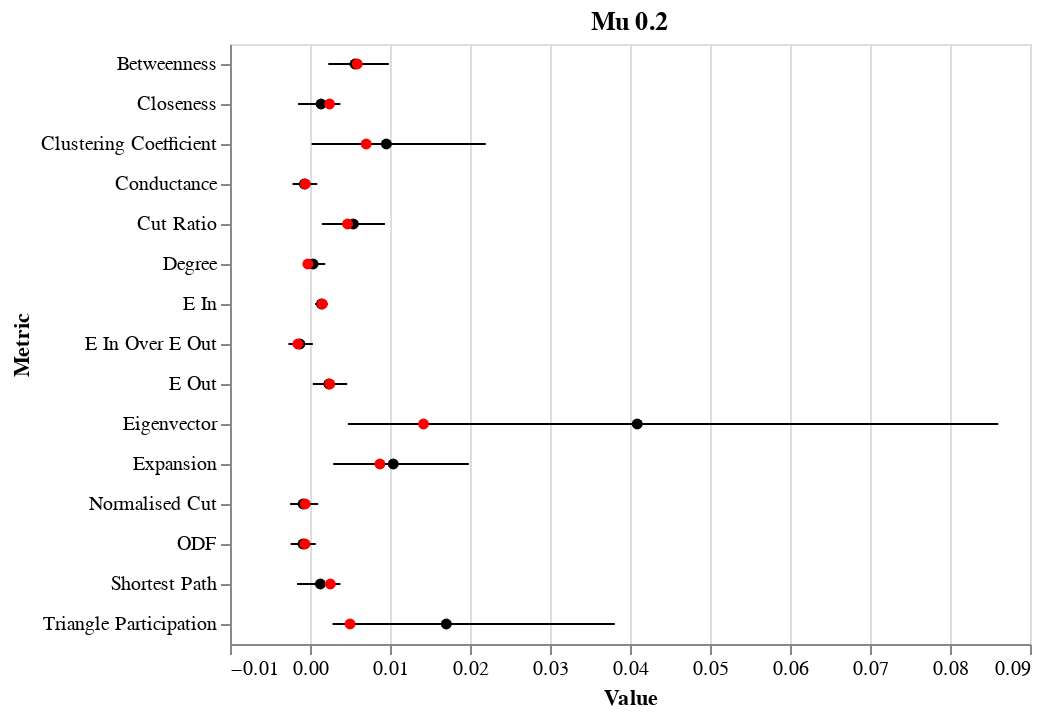
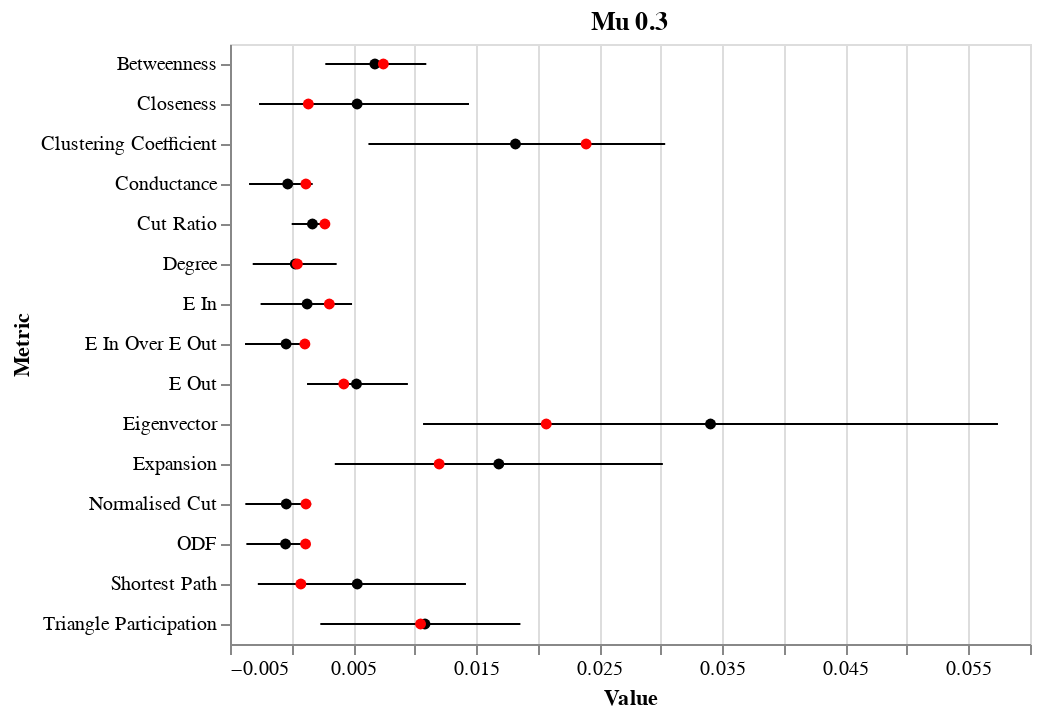
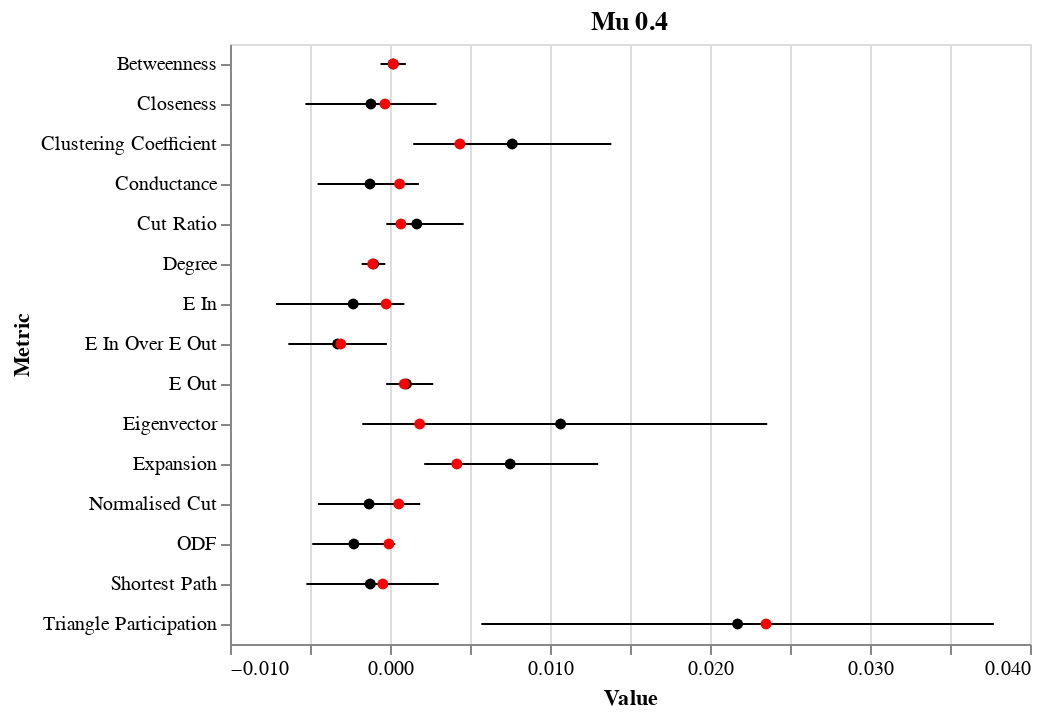

The notebook cell saved with these charts, in order:
### Code cell
for mu in [2, 3, 4]:
    mu_feature_importances = {'Metric': [], 'Value': []}
    for graph in [1, 2, 3, 4, 5]:
        with open('Community_Data/Louvain/Results/mu_0_{0}/graph_0{1}/results'.format(mu, graph), 'rb') as f:
            results = pickle.load(f)
        perm_importances = results['Feature Importances']
        for feat, val in perm_importances.items():
            mu_feature_importances['Metric'].append(feat)
            mu_feature_importances['Value'].append(val)
    mu_feature_importances = pd.DataFrame(data=mu_feature_importances)
    error_bars = alt.Chart(mu_feature_importances).mark_errorbar(extent='ci').encode(
      x=alt.X('Value:Q', scale=alt.Scale(zero=False)),
      y=alt.Y('Metric:N')
    )


    mean_points = alt.Chart(mu_feature_importances).mark_point(filled=True, color='black').encode(
      x=alt.X('Value:Q', aggregate='mean'),
      y=alt.Y('Metric:N'),
    )
    
    median_points = alt.Chart(mu_feature_importances).mark_point(filled=True, color='red').encode(
      x=alt.X('Value:Q', aggregate='median'),
      y=alt.Y('Metric:N'),
    )

    final_plot = (error_bars + mean_points + median_points).properties(
        title='Mu 0.{0}'.format(mu)
    )

    final_plot.display()

### Figure 1 — Vega-Lite specification as saved in the notebook (floating-point values rounded to 4 significant figures)
{"config": {"view": {"continuousWidth": 400, "continuousHeight": 300}}, "layer": [{"mark": {"type": "errorbar", "extent": "ci"}, "encoding": {"x": {"type": "quantitative", "field": "Value", "scale": {"zero": false}}, "y": {"type": "nominal", "field": "Metric"}}}, {"mark": {"type": "point", "color": "black", "filled": true}, "encoding": {"x": {"type": "quantitative", "aggregate": "mean", "field": "Value"}, "y": {"type": "nominal", "field": "Metric"}}}, {"mark": {"type": "point", "color": "red", "filled": true}, "encoding": {"x": {"type": "quantitative", "aggregate": "median", "field": "Value"}, "y": {"type": "nominal", "field": "Metric"}}}], "data": {"name": "data-b8dd54b237d6e4409438cd8dd206e254"}, "title": "Mu 0.2", "$schema": "https://vega.github.io/schema/vega-lite/v4.0.2.json", "datasets": {"data-b8dd54b237d6e4409438cd8dd206e254": [{"Metric": "Degree", "Value": -0.000478}, {"Metric": "Clustering Coefficient", "Value": 0.03311}, {"Metric": "Betweenness", "Value": 0.005922}, {"Metric": "Closeness", "Value": 0.004081}, {"Metric": "Shortest Path", "Value": 0.003704}, {"Metric": "Eigenvector", "Value": 0.131}, {"Metric": "E In", "Value": 0.001547}, {"Metric": "E Out", "Value": 0.002467}, {"Metric": "E In Over E Out", "Value": -0.002663}, {"Metric": "ODF", "Value": -0.002295}, {"Metric": "Expansion", "Value": 0.00874}, {"Metric": "Cut Ratio", "Value": 0.004698}, {"Metric": "Conductance", "Value": -0.002283}, {"Metric": "Normalised Cut", "Value": -0.0024}, {"Metric": "Triangle Participation", "Value": 0.003876}, {"Metric": "Degree", "Value": 0.000587}, {"Metric": "Clustering Coefficient", "Value": -4.3e-05}, {"Metric": "Betweenness", "Value": 0.005908}, {"Metric": "Closeness", "Value": 0.002446}, {"Metric": "Shortest Path", "Value": 0.002547}, {"Metric": "Eigenvector", "Value": 0.003096}, {"Metric": "E In", "Value": 0.001035}, {"Metric": "E Out", "Value": -5.6e-05}, {"Metric": "E In Over E Out", "Value": -0.001516}, {"Metric": "ODF", "Value": -0.000621}, {"Metric": "Expansion", "Value": 0.003956}, {"Metric": "Cut Ratio", "Value": 0.001546}, {"Metric": "Conductance", "Value": -0.000579}, {"Metric": "Normalised Cut", "Value": -0.0006}, {"Metric": "Triangle Participation", "Value": 0.005006}, {"Metric": "Degree", "Value": -0.000272}, {"Metric": "Clustering Coefficient", "Value": -0.002954}, {"Metric": "Betweenness", "Value": 2.3e-05}, {"Metric": "Closeness", "Value": 0.000142}, {"Metric": "Shortest Path", "Value": 0.000134}, {"Metric": "Eigenvector", "Value": 0.000181}, {"Metric": "E In", "Value": 3.4e-05}, {"Metric": "E Out", "Value": -0.000296}, {"Metric": "E In Over E Out", "Value": -0.000784}, {"Metric": "ODF", "Value": -0.000427}, {"Metric": "Expansion", "Value": 0.000564}, {"Metric": "Cut Ratio", "Value": -0.000204}, {"Metric": "Conductance", "Value": -0.000344}, {"Metric": "Normalised Cut", "Value": -0.000388}, {"Metric": "Triangle Participation", "Value": 0.000662}, {"Metric": "Degree", "Value": -0.00134}, {"Metric": "Clustering Coefficient", "Value": 0.0106}, {"Metric": "Betweenness", "Value": 0.002741}, {"Metric": "Closeness", "Value": -0.003943}, {"Metric": "Shortest Path", "Value": -0.004155}, {"Metric": "Eigenvector", "Value": 0.01419}, {"Metric": "E In", "Value": 0.00175}, {"Metric": "E Out", "Value": 0.006952}, {"Metric": "E In Over E Out", "Value": 0.001951}, {"Metric": "ODF", "Value": 0.002417}, {"Metric": "Expansion", "Value": 0.008864}, {"Metric": "Cut Ratio", "Value": 0.008751}, {"Metric": "Conductance", "Value": 0.002592}, {"Metric": "Normalised Cut", "Value": 0.002613}, {"Metric": "Triangle Participation", "Value": 0.01859}, {"Metric": "Degree", "Value": 0.003418}, {"Metric": "Clustering Coefficient", "Value": 0.007027}, {"Metric": "Betweenness", "Value": 0.01354}, {"Metric": "Closeness", "Value": 0.004179}, {"Metric": "Shortest Path", "Value": 0.004251}, {"Metric": "Eigenvector", "Value": 0.05606}, {"Metric": "E In", "Value": 0.002779}, {"Metric": "E Out", "Value": 0.002706}, {"Metric": "E In Over E Out", "Value": -0.003314}, {"Metric": "ODF", "Value": -0.003454}, {"Metric": "Expansion", "Value": 0.02991}, {"Metric": "Cut Ratio", "Value": 0.01232}, {"Metric": "Conductance", "Value": -0.002899}, {"Metric": "Normalised Cut", "Value": -0.003509}, {"Metric": "Triangle Participation", "Value": 0.05706}]}}

### Figure 2 — Vega-Lite specification as saved in the notebook (floating-point values rounded to 4 significant figures)
{"config": {"view": {"continuousWidth": 400, "continuousHeight": 300}}, "layer": [{"mark": {"type": "errorbar", "extent": "ci"}, "encoding": {"x": {"type": "quantitative", "field": "Value", "scale": {"zero": false}}, "y": {"type": "nominal", "field": "Metric"}}}, {"mark": {"type": "point", "color": "black", "filled": true}, "encoding": {"x": {"type": "quantitative", "aggregate": "mean", "field": "Value"}, "y": {"type": "nominal", "field": "Metric"}}}, {"mark": {"type": "point", "color": "red", "filled": true}, "encoding": {"x": {"type": "quantitative", "aggregate": "median", "field": "Value"}, "y": {"type": "nominal", "field": "Metric"}}}], "data": {"name": "data-6b08de1ce290ecfb85dfa549c412a9c0"}, "title": "Mu 0.3", "$schema": "https://vega.github.io/schema/vega-lite/v4.0.2.json", "datasets": {"data-6b08de1ce290ecfb85dfa549c412a9c0": [{"Metric": "Degree", "Value": 0.00074}, {"Metric": "Clustering Coefficient", "Value": 0.03741}, {"Metric": "Betweenness", "Value": 0.007459}, {"Metric": "Closeness", "Value": 0.01285}, {"Metric": "Shortest Path", "Value": 0.01336}, {"Metric": "Eigenvector", "Value": 0.06511}, {"Metric": "E In", "Value": 0.00307}, {"Metric": "E Out", "Value": 0.008862}, {"Metric": "E In Over E Out", "Value": 0.001388}, {"Metric": "ODF", "Value": -8.6e-05}, {"Metric": "Expansion", "Value": 0.03352}, {"Metric": "Cut Ratio", "Value": 0.00271}, {"Metric": "Conductance", "Value": 0.000175}, {"Metric": "Normalised Cut", "Value": 0.000328}, {"Metric": "Triangle Participation", "Value": 0.02167}, {"Metric": "Degree", "Value": -0.00545}, {"Metric": "Clustering Coefficient", "Value": 0.02619}, {"Metric": "Betweenness", "Value": 0.008721}, {"Metric": "Closeness", "Value": -0.00739}, {"Metric": "Shortest Path", "Value": -0.006864}, {"Metric": "Eigenvector", "Value": 0.01833}, {"Metric": "E In", "Value": -0.006281}, {"Metric": "E Out", "Value": 0.01265}, {"Metric": "E In Over E Out", "Value": -0.007106}, {"Metric": "ODF", "Value": -0.006655}, {"Metric": "Expansion", "Value": 0.0359}, {"Metric": "Cut Ratio", "Value": 0.003483}, {"Metric": "Conductance", "Value": -0.006603}, {"Metric": "Normalised Cut", "Value": -0.007038}, {"Metric": "Triangle Participation", "Value": 0.01885}, {"Metric": "Degree", "Value": 0.005917}, {"Metric": "Clustering Coefficient", "Value": 0.002168}, {"Metric": "Betweenness", "Value": 0.002056}, {"Metric": "Closeness", "Value": 0.01971}, {"Metric": "Shortest Path", "Value": 0.01943}, {"Metric": "Eigenvector", "Value": 0.0207}, {"Metric": "E In", "Value": 0.007519}, {"Metric": "E Out", "Value": 0.001273}, {"Metric": "E In Over E Out", "Value": 0.001528}, {"Metric": "ODF", "Value": 0.001706}, {"Metric": "Expansion", "Value": 0.006673}, {"Metric": "Cut Ratio", "Value": 0.00073}, {"Metric": "Conductance", "Value": 0.002376}, {"Metric": "Normalised Cut", "Value": 0.002072}, {"Metric": "Triangle Participation", "Value": 0.01048}, {"Metric": "Degree", "Value": 0.000474}, {"Metric": "Clustering Coefficient", "Value": 0.02394}, {"Metric": "Betweenness", "Value": 0.01466}, {"Metric": "Closeness", "Value": 0.001365}, {"Metric": "Shortest Path", "Value": 0.000758}, {"Metric": "Eigenvector", "Value": 0.06804}, {"Metric": "E In", "Value": 0.003208}, {"Metric": "E Out", "Value": 0.004244}, {"Metric": "E In Over E Out", "Value": 0.000893}, {"Metric": "ODF", "Value": 0.00145}, {"Metric": "Expansion", "Value": 0.012}, {"Metric": "Cut Ratio", "Value": 0.002951}, {"Metric": "Conductance", "Value": 0.001336}, {"Metric": "Normalised Cut", "Value": 0.001329}, {"Metric": "Triangle Participation", "Value": 0.009087}, {"Metric": "Degree", "Value": -0.000159}, {"Metric": "Clustering Coefficient", "Value": 0.001265}, {"Metric": "Betweenness", "Value": 0.00098}, {"Metric": "Closeness", "Value": 0.00011}, {"Metric": "Shortest Path", "Value": 1.1e-05}, {"Metric": "Eigenvector", "Value": -0.001963}, {"Metric": "E In", "Value": -0.001183}, {"Metric": "E Out", "Value": -0.000642}, {"Metric": "E In Over E Out", "Value": 0.001084}, {"Metric": "ODF", "Value": 0.00114}, {"Metric": "Expansion", "Value": -0.003886}, {"Metric": "Cut Ratio", "Value": -0.001383}, {"Metric": "Conductance", "Value": 0.001167}, {"Metric": "Normalised Cut", "Value": 0.00117}, {"Metric": "Triangle Participation", "Value": -0.00588}]}}

### Figure 3 — Vega-Lite specification as saved in the notebook (floating-point values rounded to 4 significant figures)
{"config": {"view": {"continuousWidth": 400, "continuousHeight": 300}}, "layer": [{"mark": {"type": "errorbar", "extent": "ci"}, "encoding": {"x": {"type": "quantitative", "field": "Value", "scale": {"zero": false}}, "y": {"type": "nominal", "field": "Metric"}}}, {"mark": {"type": "point", "color": "black", "filled": true}, "encoding": {"x": {"type": "quantitative", "aggregate": "mean", "field": "Value"}, "y": {"type": "nominal", "field": "Metric"}}}, {"mark": {"type": "point", "color": "red", "filled": true}, "encoding": {"x": {"type": "quantitative", "aggregate": "median", "field": "Value"}, "y": {"type": "nominal", "field": "Metric"}}}], "data": {"name": "data-9cee94e0e657f1f4fb43a08f3960c0ca"}, "title": "Mu 0.4", "$schema": "https://vega.github.io/schema/vega-lite/v4.0.2.json", "datasets": {"data-9cee94e0e657f1f4fb43a08f3960c0ca": [{"Metric": "Degree", "Value": -0.002448}, {"Metric": "Clustering Coefficient", "Value": -0.000394}, {"Metric": "Betweenness", "Value": 0.001443}, {"Metric": "Closeness", "Value": -0.006501}, {"Metric": "Shortest Path", "Value": -0.006741}, {"Metric": "Eigenvector", "Value": 0.03287}, {"Metric": "E In", "Value": -0.002033}, {"Metric": "E Out", "Value": -1.2e-05}, {"Metric": "E In Over E Out", "Value": -0.005923}, {"Metric": "ODF", "Value": -0.006011}, {"Metric": "Expansion", "Value": 0.01603}, {"Metric": "Cut Ratio", "Value": 0.000999}, {"Metric": "Conductance", "Value": -0.006538}, {"Metric": "Normalised Cut", "Value": -0.006564}, {"Metric": "Triangle Participation", "Value": 0.04843}, {"Metric": "Degree", "Value": -0.001082}, {"Metric": "Clustering Coefficient", "Value": 0.01597}, {"Metric": "Betweenness", "Value": -0.000621}, {"Metric": "Closeness", "Value": -0.000312}, {"Metric": "Shortest Path", "Value": -0.000447}, {"Metric": "Eigenvector", "Value": -0.000681}, {"Metric": "E In", "Value": -0.000243}, {"Metric": "E Out", "Value": 0.000894}, {"Metric": "E In Over E Out", "Value": -0.003076}, {"Metric": "ODF", "Value": -6.8e-05}, {"Metric": "Expansion", "Value": 0.004177}, {"Metric": "Cut Ratio", "Value": 0.000684}, {"Metric": "Conductance", "Value": 0.003066}, {"Metric": "Normalised Cut", "Value": 0.003052}, {"Metric": "Triangle Participation", "Value": 0.0235}, {"Metric": "Degree", "Value": -0.000107}, {"Metric": "Clustering Coefficient", "Value": 0.001846}, {"Metric": "Betweenness", "Value": 0.000922}, {"Metric": "Closeness", "Value": 0.000861}, {"Metric": "Shortest Path", "Value": 0.000906}, {"Metric": "Eigenvector", "Value": 0.001856}, {"Metric": "E In", "Value": 0.001214}, {"Metric": "E Out", "Value": -0.00103}, {"Metric": "E In Over E Out", "Value": 0.001135}, {"Metric": "ODF", "Value": 0.000495}, {"Metric": "Expansion", "Value": 0.000402}, {"Metric": "Cut Ratio", "Value": -0.00079}, {"Metric": "Conductance", "Value": 0.0006}, {"Metric": "Normalised Cut", "Value": 0.000548}, {"Metric": "Triangle Participation", "Value": -0.001212}, {"Metric": "Degree", "Value": -0.001406}, {"Metric": "Clustering Coefficient", "Value": 0.004367}, {"Metric": "Betweenness", "Value": -0.000962}, {"Metric": "Closeness", "Value": 0.006551}, {"Metric": "Shortest Path", "Value": 0.006231}, {"Metric": "Eigenvector", "Value": 0.02512}, {"Metric": "E In", "Value": 0.001155}, {"Metric": "E Out", "Value": 0.001076}, {"Metric": "E In Over E Out", "Value": -8.6e-05}, {"Metric": "ODF", "Value": 0.000364}, {"Metric": "Expansion", "Value": 0.00286}, {"Metric": "Cut Ratio", "Value": 0.000216}, {"Metric": "Conductance", "Value": 0.001682}, {"Metric": "Normalised Cut", "Value": 0.001401}, {"Metric": "Triangle Participation", "Value": 0.003726}, {"Metric": "Degree", "Value": -8.4e-05}, {"Metric": "Clustering Coefficient", "Value": 0.01643}, {"Metric": "Betweenness", "Value": 0.000209}, {"Metric": "Closeness", "Value": -0.006558}, {"Metric": "Shortest Path", "Value": -0.006092}, {"Metric": "Eigenvector", "Value": -0.005845}, {"Metric": "E In", "Value": -0.01159}, {"Metric": "E Out", "Value": 0.004208}, {"Metric": "E In Over E Out", "Value": -0.008418}, {"Metric": "ODF", "Value": -0.006069}, {"Metric": "Expansion", "Value": 0.0141}, {"Metric": "Cut Ratio", "Value": 0.007269}, {"Metric": "Conductance", "Value": -0.005072}, {"Metric": "Normalised Cut", "Value": -0.004975}, {"Metric": "Triangle Participation", "Value": 0.03417}]}}
